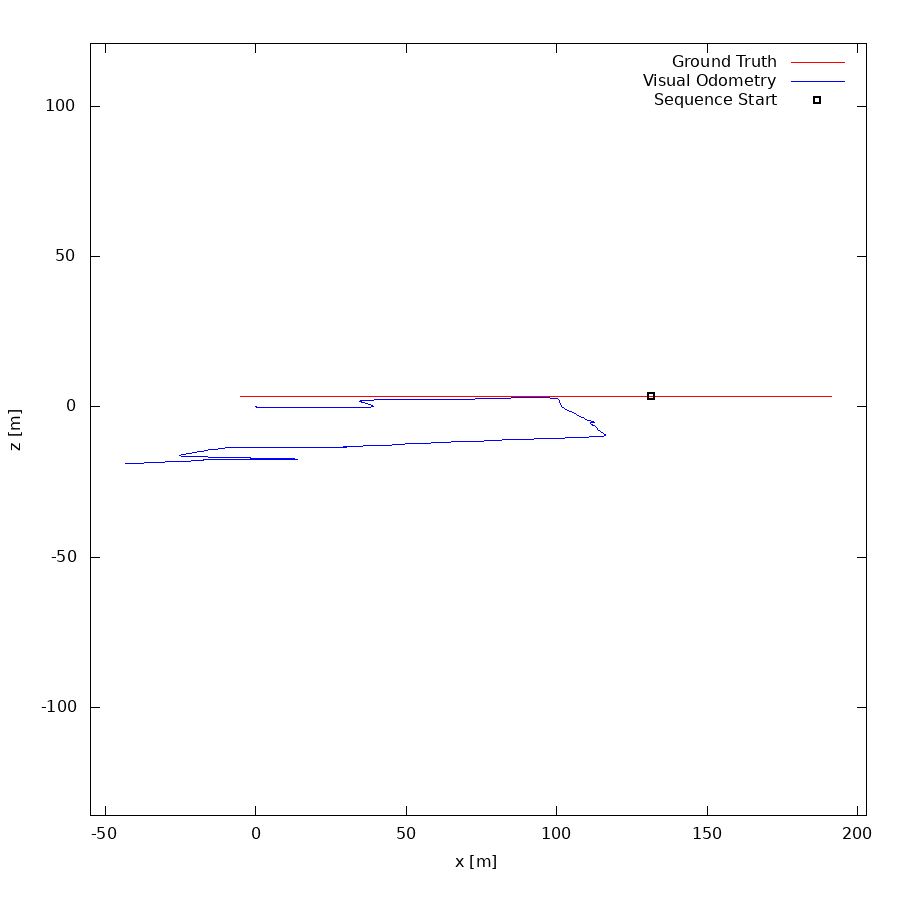

Generate this figure with gnuplot:
set term postscript eps enhanced color
set output "02.eps"
set size ratio -1
set xrange [-55:203]
set yrange [-136:121]
set xlabel "x [m]"
set ylabel "z [m]"
plot "02.txt" using 1:2 lc rgb "#FF0000" title 'Ground Truth' w lines,"02.txt" using 3:4 lc rgb "#0000FF" title 'Visual Odometry' w lines,"< head -1 02.txt" using 1:2 lc rgb "#000000" pt 4 ps 1 lw 2 title 'Sequence Start' w points
